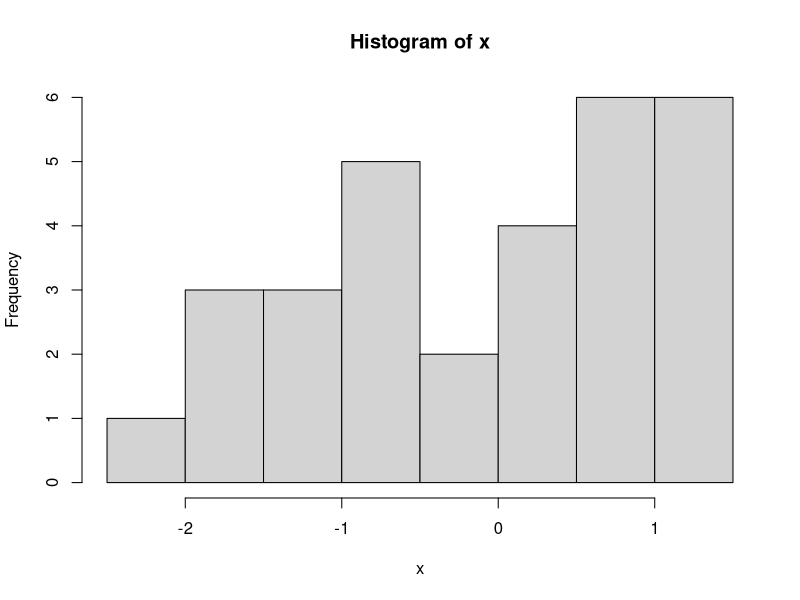

Reproduce this figure in R.
## ---- chunk 1
set.seed(20200701)
(x <- rnorm(30, mean = 0, sd = 1))
## ---- chunk 2
hist(x)
